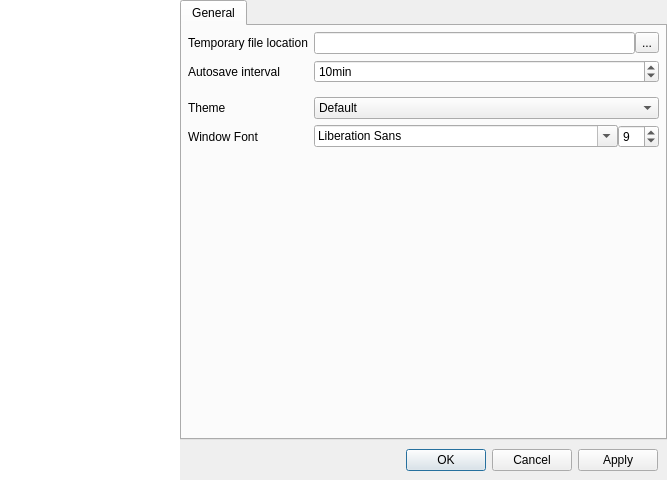
<?xml version="1.0" encoding="UTF-8"?>
<ui version="4.0">
 <class>SettingDialog</class>
 <widget class="QDialog" name="SettingDialog">
  <property name="geometry">
   <rect>
    <x>0</x>
    <y>0</y>
    <width>667</width>
    <height>480</height>
   </rect>
  </property>
  <property name="windowTitle">
   <string>Settings</string>
  </property>
  <property name="windowIcon">
   <iconset resource="../../../res/resources.qrc">
    <normaloff>:/default_icons/settings.png</normaloff>:/default_icons/settings.png</iconset>
  </property>
  <layout class="QHBoxLayout" name="horizontalLayout_2">
   <property name="spacing">
    <number>0</number>
   </property>
   <property name="leftMargin">
    <number>0</number>
   </property>
   <property name="topMargin">
    <number>0</number>
   </property>
   <property name="rightMargin">
    <number>0</number>
   </property>
   <property name="bottomMargin">
    <number>0</number>
   </property>
   <item>
    <widget class="QListWidget" name="listWidget">
     <property name="sizePolicy">
      <sizepolicy hsizetype="Fixed" vsizetype="Expanding">
       <horstretch>0</horstretch>
       <verstretch>0</verstretch>
      </sizepolicy>
     </property>
     <property name="maximumSize">
      <size>
       <width>180</width>
       <height>16777215</height>
      </size>
     </property>
     <property name="baseSize">
      <size>
       <width>200</width>
       <height>0</height>
      </size>
     </property>
     <property name="styleSheet">
      <string notr="true">border : 0px</string>
     </property>
     <property name="frameShape">
      <enum>QFrame::NoFrame</enum>
     </property>
     <property name="resizeMode">
      <enum>QListView::Fixed</enum>
     </property>
     <property name="spacing">
      <number>0</number>
     </property>
    </widget>
   </item>
   <item>
    <widget class="QWidget" name="hWid" native="true">
     <layout class="QVBoxLayout" name="verticalLayout">
      <property name="spacing">
       <number>0</number>
      </property>
      <property name="leftMargin">
       <number>0</number>
      </property>
      <property name="topMargin">
       <number>0</number>
      </property>
      <property name="rightMargin">
       <number>0</number>
      </property>
      <property name="bottomMargin">
       <number>0</number>
      </property>
      <item>
       <widget class="QScrollArea" name="scrollArea">
        <property name="sizePolicy">
         <sizepolicy hsizetype="Expanding" vsizetype="Expanding">
          <horstretch>0</horstretch>
          <verstretch>0</verstretch>
         </sizepolicy>
        </property>
        <property name="styleSheet">
         <string notr="true"/>
        </property>
        <property name="frameShape">
         <enum>QFrame::NoFrame</enum>
        </property>
        <property name="lineWidth">
         <number>1</number>
        </property>
        <property name="widgetResizable">
         <bool>true</bool>
        </property>
        <widget class="QWidget" name="scrollWidget">
         <property name="geometry">
          <rect>
           <x>0</x>
           <y>0</y>
           <width>487</width>
           <height>442</height>
          </rect>
         </property>
         <property name="sizePolicy">
          <sizepolicy hsizetype="Expanding" vsizetype="Expanding">
           <horstretch>0</horstretch>
           <verstretch>0</verstretch>
          </sizepolicy>
         </property>
         <property name="styleSheet">
          <string notr="true"/>
         </property>
         <layout class="QVBoxLayout" name="verticalLayout_2">
          <property name="spacing">
           <number>0</number>
          </property>
          <property name="leftMargin">
           <number>0</number>
          </property>
          <property name="topMargin">
           <number>0</number>
          </property>
          <property name="rightMargin">
           <number>0</number>
          </property>
          <property name="bottomMargin">
           <number>0</number>
          </property>
          <item>
           <widget class="QStackedWidget" name="stackedWidget">
            <property name="sizePolicy">
             <sizepolicy hsizetype="Expanding" vsizetype="Preferred">
              <horstretch>0</horstretch>
              <verstretch>0</verstretch>
             </sizepolicy>
            </property>
            <property name="currentIndex">
             <number>0</number>
            </property>
            <widget class="QWidget" name="settinggeneral">
             <layout class="QVBoxLayout" name="verticalLayout_4">
              <property name="leftMargin">
               <number>0</number>
              </property>
              <property name="topMargin">
               <number>0</number>
              </property>
              <property name="rightMargin">
               <number>0</number>
              </property>
              <property name="bottomMargin">
               <number>0</number>
              </property>
              <item>
               <widget class="QTabWidget" name="peSettingTab">
                <property name="currentIndex">
                 <number>0</number>
                </property>
                <widget class="QWidget" name="baseSettingTab">
                 <attribute name="title">
                  <string>General</string>
                 </attribute>
                 <layout class="QVBoxLayout" name="verticalLayout_5">
                  <property name="leftMargin">
                   <number>6</number>
                  </property>
                  <property name="topMargin">
                   <number>6</number>
                  </property>
                  <property name="rightMargin">
                   <number>6</number>
                  </property>
                  <property name="bottomMargin">
                   <number>6</number>
                  </property>
                  <item>
                   <layout class="QGridLayout" name="gridLayout_2" columnstretch="0,0,0,0,0" columnminimumwidth="0,0,0,0,0">
                    <property name="topMargin">
                     <number>0</number>
                    </property>
                    <property name="horizontalSpacing">
                     <number>0</number>
                    </property>
                    <item row="3" column="0">
                     <widget class="QLabel" name="label_9">
                      <property name="sizePolicy">
                       <sizepolicy hsizetype="Preferred" vsizetype="Preferred">
                        <horstretch>0</horstretch>
                        <verstretch>0</verstretch>
                       </sizepolicy>
                      </property>
                      <property name="minimumSize">
                       <size>
                        <width>0</width>
                        <height>0</height>
                       </size>
                      </property>
                      <property name="text">
                       <string>Theme</string>
                      </property>
                     </widget>
                    </item>
                    <item row="3" column="2" colspan="3">
                     <widget class="QComboBox" name="themeComboBox">
                      <item>
                       <property name="text">
                        <string>Default</string>
                       </property>
                      </item>
                      <item>
                       <property name="text">
                        <string>Light</string>
                       </property>
                      </item>
                      <item>
                       <property name="text">
                        <string>Dark</string>
                       </property>
                      </item>
                     </widget>
                    </item>
                    <item row="1" column="2" colspan="3">
                     <widget class="QSpinBox" name="autosaveSpinBox">
                      <property name="suffix">
                       <string>min</string>
                      </property>
                      <property name="maximum">
                       <number>1000</number>
                      </property>
                      <property name="value">
                       <number>10</number>
                      </property>
                     </widget>
                    </item>
                    <item row="4" column="0">
                     <widget class="QLabel" name="label">
                      <property name="sizePolicy">
                       <sizepolicy hsizetype="Preferred" vsizetype="Preferred">
                        <horstretch>0</horstretch>
                        <verstretch>0</verstretch>
                       </sizepolicy>
                      </property>
                      <property name="text">
                       <string>Window Font</string>
                      </property>
                     </widget>
                    </item>
                    <item row="0" column="0">
                     <widget class="QLabel" name="label_2">
                      <property name="sizePolicy">
                       <sizepolicy hsizetype="Preferred" vsizetype="Preferred">
                        <horstretch>0</horstretch>
                        <verstretch>0</verstretch>
                       </sizepolicy>
                      </property>
                      <property name="text">
                       <string>Temporary file location</string>
                      </property>
                     </widget>
                    </item>
                    <item row="0" column="2" colspan="2">
                     <widget class="QLineEdit" name="tempEdit">
                      <property name="sizePolicy">
                       <sizepolicy hsizetype="Expanding" vsizetype="Preferred">
                        <horstretch>0</horstretch>
                        <verstretch>0</verstretch>
                       </sizepolicy>
                      </property>
                      <property name="text">
                       <string/>
                      </property>
                     </widget>
                    </item>
                    <item row="4" column="3" colspan="2">
                     <widget class="QSpinBox" name="windowFontSizeSpinBox">
                      <property name="sizePolicy">
                       <sizepolicy hsizetype="Fixed" vsizetype="Preferred">
                        <horstretch>0</horstretch>
                        <verstretch>0</verstretch>
                       </sizepolicy>
                      </property>
                      <property name="minimum">
                       <number>1</number>
                      </property>
                      <property name="maximum">
                       <number>36</number>
                      </property>
                      <property name="value">
                       <number>9</number>
                      </property>
                     </widget>
                    </item>
                    <item row="2" column="0">
                     <spacer name="verticalSpacer_3">
                      <property name="orientation">
                       <enum>Qt::Vertical</enum>
                      </property>
                      <property name="sizeType">
                       <enum>QSizePolicy::Fixed</enum>
                      </property>
                      <property name="sizeHint" stdset="0">
                       <size>
                        <width>20</width>
                        <height>8</height>
                       </size>
                      </property>
                     </spacer>
                    </item>
                    <item row="0" column="4">
                     <widget class="QToolButton" name="openToolButton">
                      <property name="sizePolicy">
                       <sizepolicy hsizetype="Fixed" vsizetype="Fixed">
                        <horstretch>0</horstretch>
                        <verstretch>0</verstretch>
                       </sizepolicy>
                      </property>
                      <property name="text">
                       <string>...</string>
                      </property>
                     </widget>
                    </item>
                    <item row="1" column="0">
                     <widget class="QLabel" name="label_7">
                      <property name="sizePolicy">
                       <sizepolicy hsizetype="Preferred" vsizetype="Preferred">
                        <horstretch>0</horstretch>
                        <verstretch>0</verstretch>
                       </sizepolicy>
                      </property>
                      <property name="text">
                       <string>Autosave interval</string>
                      </property>
                     </widget>
                    </item>
                    <item row="4" column="2">
                     <widget class="QFontComboBox" name="windowFontComboBox">
                      <property name="sizePolicy">
                       <sizepolicy hsizetype="Expanding" vsizetype="Fixed">
                        <horstretch>0</horstretch>
                        <verstretch>0</verstretch>
                       </sizepolicy>
                      </property>
                      <property name="currentFont">
                       <font/>
                      </property>
                     </widget>
                    </item>
                    <item row="0" column="1">
                     <spacer name="horizontalSpacer">
                      <property name="orientation">
                       <enum>Qt::Horizontal</enum>
                      </property>
                      <property name="sizeType">
                       <enum>QSizePolicy::Fixed</enum>
                      </property>
                      <property name="sizeHint" stdset="0">
                       <size>
                        <width>6</width>
                        <height>6</height>
                       </size>
                      </property>
                     </spacer>
                    </item>
                   </layout>
                  </item>
                  <item>
                   <spacer name="verticalSpacer_2">
                    <property name="orientation">
                     <enum>Qt::Vertical</enum>
                    </property>
                    <property name="sizeHint" stdset="0">
                     <size>
                      <width>20</width>
                      <height>40</height>
                     </size>
                    </property>
                   </spacer>
                  </item>
                 </layout>
                </widget>
               </widget>
              </item>
             </layout>
            </widget>
            <widget class="QWidget" name="settingtest">
             <layout class="QVBoxLayout" name="verticalLayout_6">
              <property name="bottomMargin">
               <number>0</number>
              </property>
              <item>
               <widget class="QCheckBox" name="fakeresidentCheckBox">
                <property name="text">
                 <string>Run with the scheduler as the source</string>
                </property>
               </widget>
              </item>
              <item>
               <spacer name="verticalSpacer">
                <property name="orientation">
                 <enum>Qt::Vertical</enum>
                </property>
                <property name="sizeHint" stdset="0">
                 <size>
                  <width>20</width>
                  <height>40</height>
                 </size>
                </property>
               </spacer>
              </item>
             </layout>
            </widget>
            <widget class="QWidget" name="settingsearch">
             <layout class="QVBoxLayout" name="verticalLayout_15">
              <property name="spacing">
               <number>3</number>
              </property>
              <property name="leftMargin">
               <number>0</number>
              </property>
              <property name="topMargin">
               <number>0</number>
              </property>
              <property name="rightMargin">
               <number>0</number>
              </property>
              <property name="bottomMargin">
               <number>0</number>
              </property>
              <item>
               <widget class="QFrame" name="frame_4">
                <property name="frameShape">
                 <enum>QFrame::NoFrame</enum>
                </property>
                <property name="frameShadow">
                 <enum>QFrame::Raised</enum>
                </property>
                <layout class="QHBoxLayout" name="horizontalLayout_10">
                 <property name="spacing">
                  <number>0</number>
                 </property>
                 <property name="leftMargin">
                  <number>0</number>
                 </property>
                 <property name="topMargin">
                  <number>0</number>
                 </property>
                 <property name="rightMargin">
                  <number>0</number>
                 </property>
                 <property name="bottomMargin">
                  <number>0</number>
                 </property>
                 <item>
                  <widget class="QPushButton" name="seAddButton">
                   <property name="text">
                    <string>Add</string>
                   </property>
                   <property name="icon">
                    <iconset resource="../../../res/resources.qrc">
                     <normaloff>:/default_icons/add.png</normaloff>:/default_icons/add.png</iconset>
                   </property>
                  </widget>
                 </item>
                 <item>
                  <widget class="QPushButton" name="seDeleteButton">
                   <property name="text">
                    <string>Delete</string>
                   </property>
                   <property name="icon">
                    <iconset resource="../../../res/resources.qrc">
                     <normaloff>:/default_icons/remove.png</normaloff>:/default_icons/remove.png</iconset>
                   </property>
                  </widget>
                 </item>
                 <item>
                  <widget class="QPushButton" name="seCopyButton">
                   <property name="text">
                    <string>Copy</string>
                   </property>
                   <property name="icon">
                    <iconset resource="../../../res/resources.qrc">
                     <normaloff>:/default_icons/copy.png</normaloff>:/default_icons/copy.png</iconset>
                   </property>
                  </widget>
                 </item>
                 <item>
                  <widget class="QPushButton" name="seUpButton">
                   <property name="text">
                    <string>Up</string>
                   </property>
                   <property name="icon">
                    <iconset resource="../../../res/resources.qrc">
                     <normaloff>:/default_icons/arrow_up.png</normaloff>:/default_icons/arrow_up.png</iconset>
                   </property>
                  </widget>
                 </item>
                 <item>
                  <widget class="QPushButton" name="seDownButton">
                   <property name="text">
                    <string>Down</string>
                   </property>
                   <property name="icon">
                    <iconset resource="../../../res/resources.qrc">
                     <normaloff>:/default_icons/arrow_down.png</normaloff>:/default_icons/arrow_down.png</iconset>
                   </property>
                  </widget>
                 </item>
                </layout>
               </widget>
              </item>
              <item>
               <widget class="SearchTable" name="searchTableWidget">
                <property name="frameShape">
                 <enum>QFrame::NoFrame</enum>
                </property>
                <property name="selectionMode">
                 <enum>QAbstractItemView::SingleSelection</enum>
                </property>
                <property name="selectionBehavior">
                 <enum>QAbstractItemView::SelectRows</enum>
                </property>
               </widget>
              </item>
             </layout>
            </widget>
            <widget class="QWidget" name="settingplugins">
             <layout class="QVBoxLayout" name="verticalLayout_16">
              <property name="spacing">
               <number>3</number>
              </property>
              <property name="leftMargin">
               <number>0</number>
              </property>
              <property name="topMargin">
               <number>0</number>
              </property>
              <property name="rightMargin">
               <number>0</number>
              </property>
              <property name="bottomMargin">
               <number>0</number>
              </property>
              <item>
               <widget class="QFrame" name="frame_6">
                <property name="frameShape">
                 <enum>QFrame::NoFrame</enum>
                </property>
                <property name="frameShadow">
                 <enum>QFrame::Raised</enum>
                </property>
                <layout class="QHBoxLayout" name="horizontalLayout_7">
                 <property name="spacing">
                  <number>0</number>
                 </property>
                 <property name="leftMargin">
                  <number>0</number>
                 </property>
                 <property name="topMargin">
                  <number>0</number>
                 </property>
                 <property name="rightMargin">
                  <number>0</number>
                 </property>
                 <property name="bottomMargin">
                  <number>0</number>
                 </property>
                 <item>
                  <widget class="QPushButton" name="plAddButton">
                   <property name="text">
                    <string>Add</string>
                   </property>
                   <property name="icon">
                    <iconset resource="../../../res/resources.qrc">
                     <normaloff>:/default_icons/add.png</normaloff>:/default_icons/add.png</iconset>
                   </property>
                  </widget>
                 </item>
                 <item>
                  <widget class="QPushButton" name="plDeleteButton">
                   <property name="text">
                    <string>Delete</string>
                   </property>
                   <property name="icon">
                    <iconset resource="../../../res/resources.qrc">
                     <normaloff>:/default_icons/remove.png</normaloff>:/default_icons/remove.png</iconset>
                   </property>
                  </widget>
                 </item>
                 <item>
                  <widget class="QPushButton" name="plUpButton">
                   <property name="text">
                    <string>Up</string>
                   </property>
                   <property name="icon">
                    <iconset resource="../../../res/resources.qrc">
                     <normaloff>:/default_icons/arrow_up.png</normaloff>:/default_icons/arrow_up.png</iconset>
                   </property>
                  </widget>
                 </item>
                 <item>
                  <widget class="QPushButton" name="plDownButton">
                   <property name="text">
                    <string>Down</string>
                   </property>
                   <property name="icon">
                    <iconset resource="../../../res/resources.qrc">
                     <normaloff>:/default_icons/arrow_down.png</normaloff>:/default_icons/arrow_down.png</iconset>
                   </property>
                  </widget>
                 </item>
                </layout>
               </widget>
              </item>
              <item>
               <widget class="PluginsTree" name="pluginsTreeWidget">
                <property name="frameShape">
                 <enum>QFrame::NoFrame</enum>
                </property>
                <column>
                 <property name="text">
                  <string notr="true">1</string>
                 </property>
                </column>
               </widget>
              </item>
             </layout>
            </widget>
           </widget>
          </item>
         </layout>
        </widget>
       </widget>
      </item>
      <item>
       <widget class="QFrame" name="frame_3">
        <property name="frameShape">
         <enum>QFrame::NoFrame</enum>
        </property>
        <property name="frameShadow">
         <enum>QFrame::Plain</enum>
        </property>
        <property name="lineWidth">
         <number>0</number>
        </property>
        <layout class="QVBoxLayout" name="verticalLayout_3">
         <property name="topMargin">
          <number>9</number>
         </property>
         <item>
          <widget class="QDialogButtonBox" name="buttonBox">
           <property name="orientation">
            <enum>Qt::Horizontal</enum>
           </property>
           <property name="standardButtons">
            <set>QDialogButtonBox::Apply|QDialogButtonBox::Cancel|QDialogButtonBox::Ok</set>
           </property>
          </widget>
         </item>
        </layout>
       </widget>
      </item>
     </layout>
    </widget>
   </item>
  </layout>
 </widget>
 <customwidgets>
  <customwidget>
   <class>SearchTable</class>
   <extends>QTableWidget</extends>
   <header>../searchtable/searchtable.h</header>
  </customwidget>
  <customwidget>
   <class>PluginsTree</class>
   <extends>QTreeWidget</extends>
   <header>../pluginstree/pluginstree.h</header>
  </customwidget>
 </customwidgets>
 <resources>
  <include location="../../../res/resources.qrc"/>
  <include location="../../../res/resources.qrc"/>
  <include location="../../../res/resources.qrc"/>
  <include location="../../../res/resources.qrc"/>
  <include location="../../../res/resources.qrc"/>
 </resources>
 <connections>
  <connection>
   <sender>buttonBox</sender>
   <signal>accepted()</signal>
   <receiver>SettingDialog</receiver>
   <slot>accept()</slot>
   <hints>
    <hint type="sourcelabel">
     <x>257</x>
     <y>470</y>
    </hint>
    <hint type="destinationlabel">
     <x>157</x>
     <y>274</y>
    </hint>
   </hints>
  </connection>
  <connection>
   <sender>buttonBox</sender>
   <signal>rejected()</signal>
   <receiver>SettingDialog</receiver>
   <slot>reject()</slot>
   <hints>
    <hint type="sourcelabel">
     <x>325</x>
     <y>470</y>
    </hint>
    <hint type="destinationlabel">
     <x>286</x>
     <y>274</y>
    </hint>
   </hints>
  </connection>
 </connections>
</ui>
